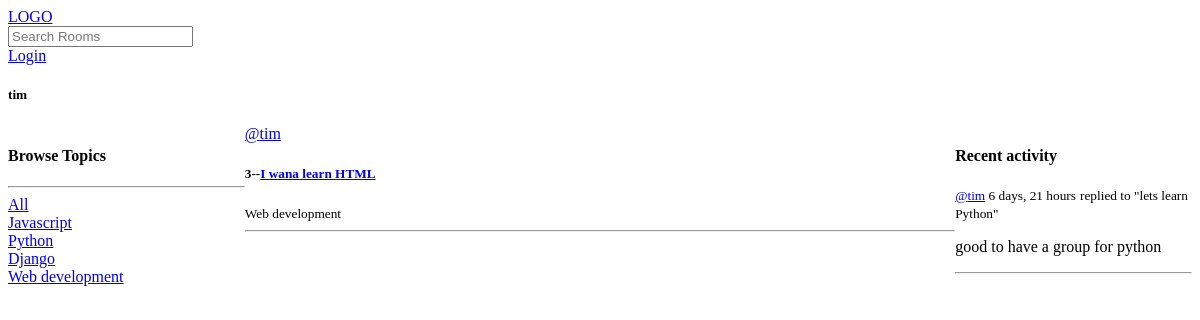
The page /user-profile/2 on the database as committed earlier.
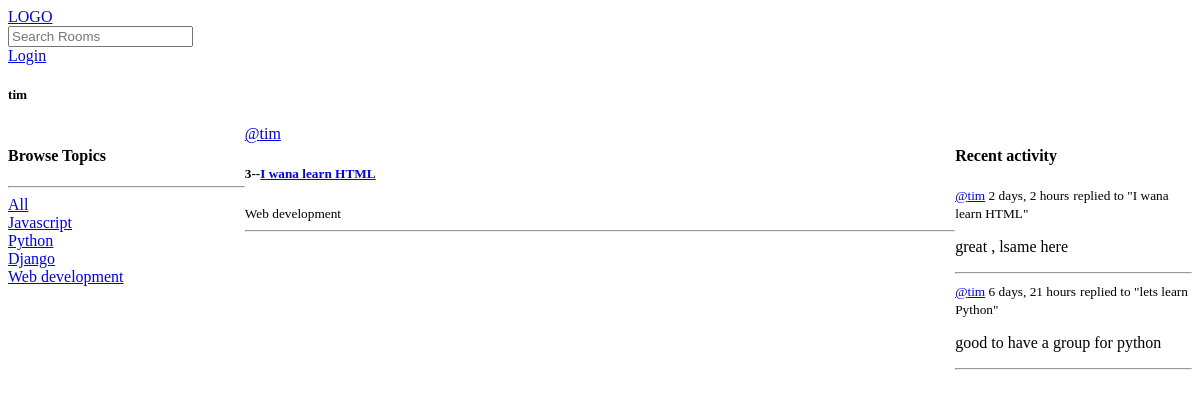
The same page on the database as committed later.
### base/models.py (models this page shows, shortened)
class Topic(models.Model):
    name=models.CharField(max_length=200)

class Room(models.Model):
    host=models.ForeignKey(User,on_delete=models.SET_NULL,null=True)
    topic=models.ForeignKey(Topic,on_delete=models.SET_NULL,null=True)
    name=models.CharField(max_length=200)
    description=models.TextField(null=True,blank=True)
    participants=models.ManyToManyField(User,related_name="particpants",blank=True,)
    updated=models.DateTimeField(auto_now=True)
    created=models.DateTimeField(auto_now_add=True)
    class Meta:
        ordering=["-updated","-created"]
    def __str__(self,):
        return self.name

class Message(models.Model):
    user=models.ForeignKey(User,on_delete=models.CASCADE)
    room=models.ForeignKey(Room,on_delete=models.CASCADE)
    body=models.TextField()
    updated=models.DateTimeField(auto_now=True)
    created=models.DateTimeField(auto_now_add=True)
    class Meta:
        ordering = ["-updated","-created"]
    def __str__(self):
        return self.body[:50]

### base/views.py (the view)
# urls.py: path('user-profile/<str:pk>',views.userProfile,name='user-profile')
def userProfile(request,pk):
    profile=User.objects.get(id=pk)
    rooms=profile.room_set.all()
    user_messages=profile.message_set.all()
    user_topics=Topic.objects.all()
    context={"profile":profile,"rooms":rooms,"topics":user_topics,"all_messages":user_messages}
    return render(request,'base/profile.html', context )

### base/templates/base/profile.html (shortened to what this page needs)
{% extends 'main.html' %} {% block content %}
<h5>{{profile}}</h5>
<div class="profile-content">
  <div>
    {% include 'base/topics_component.html' %}
  </div>
  <div>
    {% include 'base/feed_component.html' %}
  </div>
  <div>
    {% include 'base/activity_component.html'%}
  </div>
</div>
{% endblock %}

### base/templates/base/topics_component.html
<h4>Browse Topics</h4>
<hr />
<div>
  <a href="{% url 'home' %}">All</a>
</div>
{% for topic in topics %}
<div>
  <a href="{% url 'home' %}?q={{topic.name}}">{{topic.name}}</a>
</div>
{% endfor %}

### base/templates/base/feed_component.html (shortened to what this page needs)
<div>
  {% for room in rooms %}
  <div>
    <a href="{% url 'user-profile' room.host.id %}">@{{room.host.username}}</a>
    <h5>{{room.id}}--<a href="{% url 'room' room.id %}">{{room.name}}</a></h5>
    <small>{{room.topic.name}}</small>
    <hr />
  </div>
  {% endfor %}
</div>

### base/templates/base/activity_component.html (shortened to what this page needs)
<h4>Recent activity</h4>
{% for message in all_messages %}
<div>
  <small> <a href="{% url 'user-profile' message.user.id %}">@{{message.user}}</a> {{message.created|timesince}}</small>
  <small>replied to "{{message.room}}"</small>
  <p>{{message}}</p>
  <hr />
</div>
{% endfor %}

Rows that differ between the two databases and show on the page:
added Message: user "tim", created "2 days, 2 hours", room "I wana learn HTML", body "great , lsame here"
